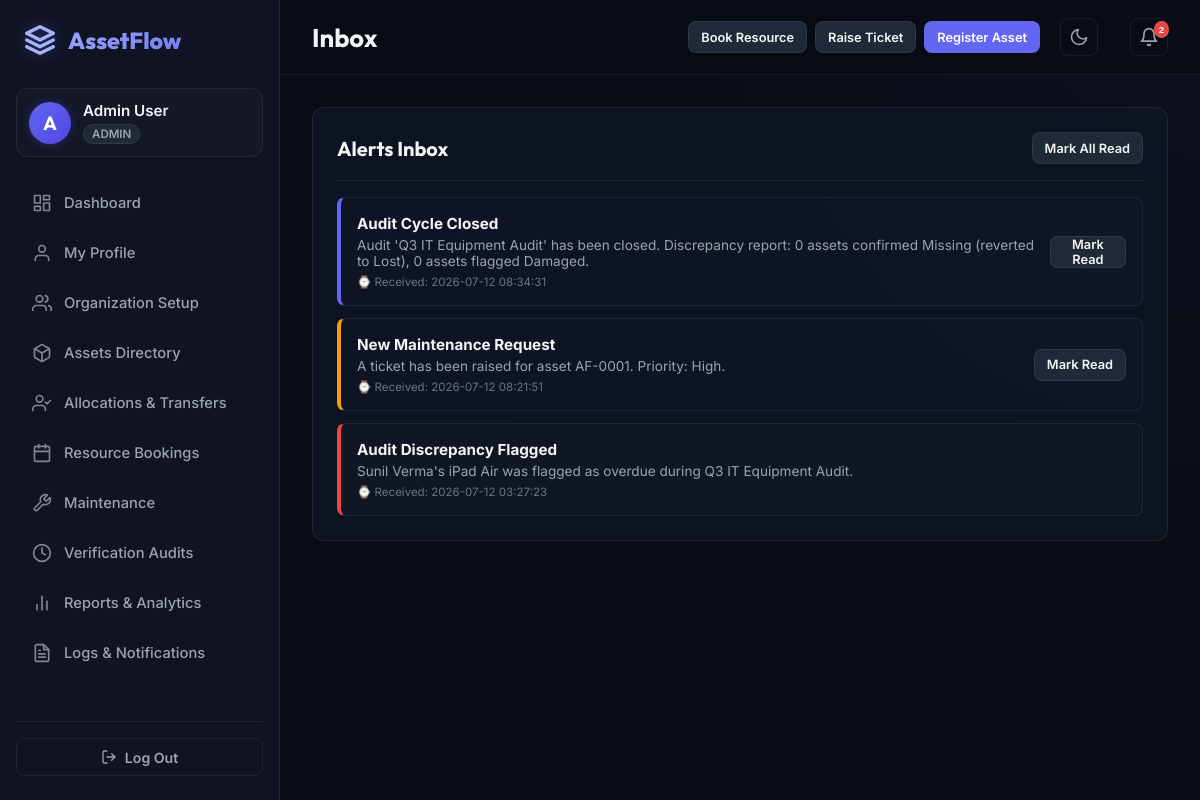
Page /inbox.php (signed in) on the earlier database version.
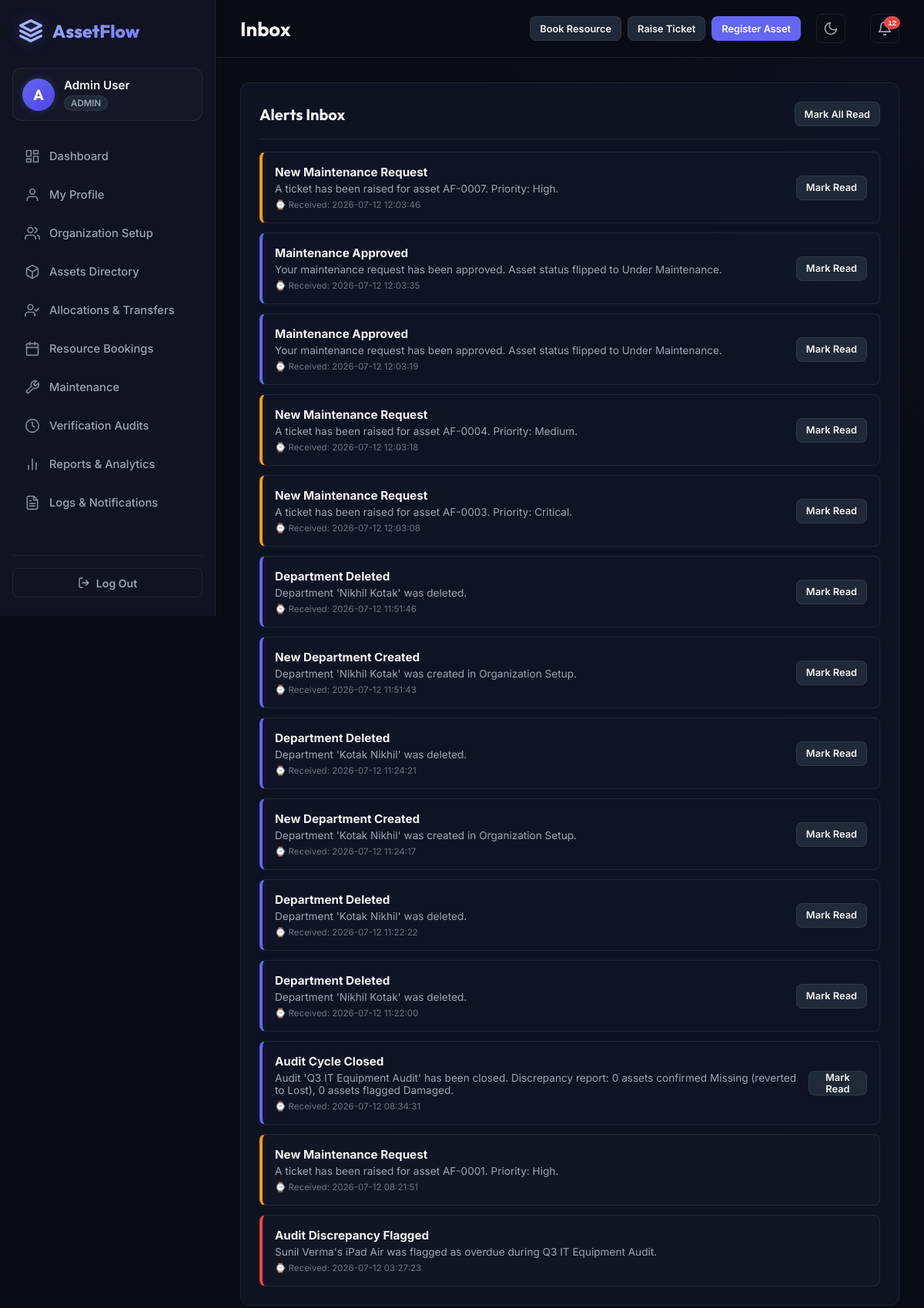
Same page on the later database version.
### tables this page shows
CREATE TABLE `notifications` (
  `id` int(11) NOT NULL,
  `employee_id` int(11) DEFAULT NULL,
  `title` varchar(150) NOT NULL,
  `message` text NOT NULL,
  `type` varchar(50) NOT NULL,
  `is_read` tinyint(1) DEFAULT 0,
  `created_at` timestamp NOT NULL DEFAULT current_timestamp()
);

### inbox.php (the view, shortened to what the changed rows need)
<?php
require_once 'header.php';
$stmtNotifications = $db->prepare("
    SELECT * FROM notifications
    WHERE employee_id = ? OR employee_id IS NULL
    ORDER BY created_at DESC
    LIMIT 100
");
$stmtNotifications->execute([$user_id]);
$inbox = $stmtNotifications->fetchAll();
?>
<section id="view-inbox" class="app-view">
    <div class="logs-layout" style="display: block;">
        <div class="card-glow" style="background: var(--bg-card); border: 1px solid var(--border-color); border-radius: var(--radius); padding: 24px;">
            <div class="inbox-list" style="display:flex; flex-direction:column; gap:12px;">
                <?php if (empty($inbox)): ?>
                    <div class="empty-state">Your alerts inbox is currently empty!</div>
                <?php else: ?>
                    <?php foreach ($inbox as $n): ?>
                        <div class="notification-row <?php echo !$n['is_read'] ? 'unread-row' : ''; ?>"
                             data-id="<?php echo $n['id']; ?>"
                             style="background: rgba(255,255,255,0.015); border: 1px solid var(--border-color); border-left: 4px solid <?php echo $n['type'] === 'danger' ? 'var(--color-danger)' : ($n['type'] === 'warning' ? 'var(--color-warning)' : 'var(--color-primary)'); ?>; border-radius: 8px; padding: 16px; display:flex; justify-content:space-between; align-items:center; transition: var(--transition); <?php echo !$n['is_read'] ? 'box-shadow: 0 0 10px rgba(99, 102, 241, 0.05); background: rgba(99, 102, 241, 0.02);' : ''; ?>">
                            <div>
                                <strong style="display:block; font-size:0.95rem; margin-bottom:4px;"><?php echo htmlspecialchars($n['title']); ?></strong>
                                <span style="font-size:0.85rem; color:var(--text-secondary); display:block;"><?php echo htmlspecialchars($n['message']); ?></span>
                                <span style="font-size:0.72rem; color:var(--text-muted); display:block; margin-top:6px;">⌚ Received: <?php echo htmlspecialchars($n['created_at']); ?></span>
                            </div>
                            <?php if (!$n['is_read']): ?>
                                <button class="btn btn-secondary btn-sm btn-mark-read" onclick="markReadInbox(this, <?php echo $n['id']; ?>)">Mark Read</button>
                            <?php endif; ?>
                        </div>
                    <?php endforeach; ?>
                <?php endif; ?>
            </div>
        </div>
    </div>
</section>
<?php require_once 'footer.php'; ?>

### header.php (shortened to what the changed rows need)
<?php
$theme = $_COOKIE['theme'] ?? 'dark';
$current_page = basename($_SERVER['PHP_SELF']);
$db = getDBConnection();
$user_id = $_SESSION['user_id'] ?? null;
$unread_count = 0;
if ($user_id) {
    $stmtNotif = $db->prepare("SELECT COUNT(*) FROM notifications WHERE (employee_id = ? OR employee_id IS NULL) AND is_read = 0");
    $stmtNotif->execute([$user_id]);
    $unread_count = $stmtNotif->fetchColumn();
}
?>
<!DOCTYPE html>
<html lang="en">
<head>
    <link rel="stylesheet" href="css/style.css?v=2.2">
</head>
<body class="<?php echo $theme === 'light' ? 'light-theme' : 'dark-theme'; ?>">
    <div class="app-container">
        <div class="main-wrapper">
            <header class="header">
                <div class="header-left">
                    <h1 id="screen-title" class="screen-title"><?php echo htmlspecialchars(str_replace(['.php', '_'], ['', ' '], ucwords($current_page))); ?></h1>
                </div>
                <div class="header-right">
                    <div class="notification-center">
                        <button class="icon-btn" id="btn-notifications" aria-label="Notifications center">
                            <svg width="20" height="20" viewBox="0 0 24 24" fill="none" stroke="currentColor" stroke-width="2" stroke-linecap="round" stroke-linejoin="round"><path d="M18 8A6 6 0 0 0 6 8c0 7-3 9-3 9h18s-3-2-3-9M13.73 21a2 2 0 0 1-3.46 0"/></svg>
                            <span class="badge badge-pulse <?php echo $unread_count > 0 ? '' : 'hidden'; ?>" id="notif-badge-count"><?php echo $unread_count; ?></span>
                        </button>
                    </div>
                </div>
            </header>
            <main class="content-viewport" id="content-viewport">

Differences in the rows shown:
added notifications: title "New Maintenance Request", message "A ticket has been raised for asset AF-0007. Priority: High.", created_at "2026-07-12 12:03:46"
added notifications: title "Maintenance Approved", message "Your maintenance request has been approved. Asset status flipped to Under Maintenance.", created_at "2026-07-12 12:03:35"
added notifications: title "Maintenance Approved", message "Your maintenance request has been approved. Asset status flipped to Under Maintenance.", created_at "2026-07-12 12:03:19"
added notifications: title "New Maintenance Request", message "A ticket has been raised for asset AF-0004. Priority: Medium.", created_at "2026-07-12 12:03:18"
added notifications: title "New Maintenance Request", message "A ticket has been raised for asset AF-0003. Priority: Critical.", created_at "2026-07-12 12:03:08"
added notifications: title "Department Deleted", message "Department 'Nikhil Kotak' was deleted.", created_at "2026-07-12 11:51:46"
added notifications: title "New Department Created", message "Department 'Nikhil Kotak' was created in Organization Setup.", created_at "2026-07-12 11:51:43"
added notifications: title "Department Deleted", message "Department 'Kotak Nikhil' was deleted.", created_at "2026-07-12 11:24:21"
added notifications: title "New Department Created", message "Department 'Kotak Nikhil' was created in Organization Setup.", created_at "2026-07-12 11:24:17"
added notifications: title "Department Deleted", message "Department 'Kotak Nikhil' was deleted.", created_at "2026-07-12 11:22:22"
added notifications: title "Department Deleted", message "Department 'Nikhil Kotak' was deleted.", created_at "2026-07-12 11:22:00"
changed notifications "A ticket has been raised for asset AF-0001. Priority: High.": no longer shows "Mark Read"
Other differences:
$unread_count: "2" → "12"
